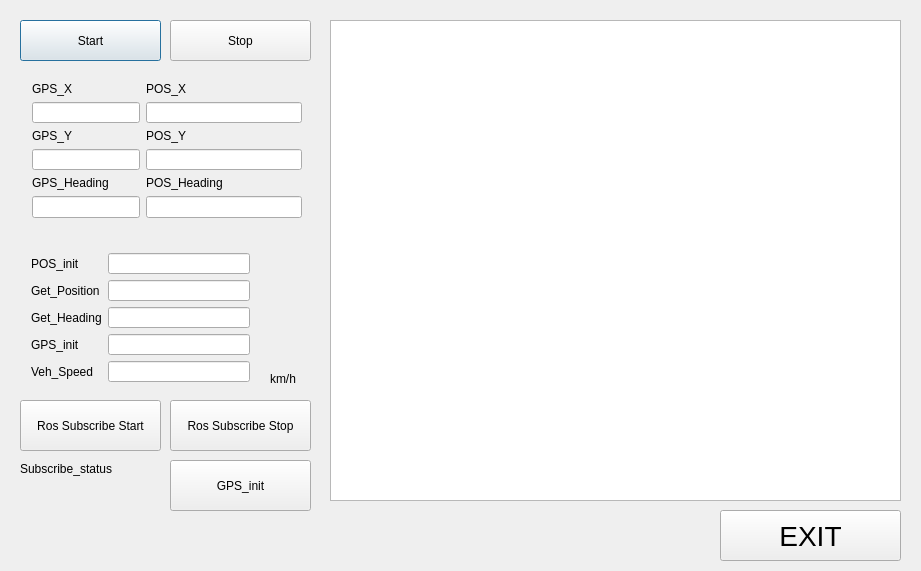
<?xml version="1.0" encoding="UTF-8"?>
<ui version="4.0">
 <class>CNavi_Gui</class>
 <widget class="QDialog" name="CNavi_Gui">
  <property name="geometry">
   <rect>
    <x>0</x>
    <y>0</y>
    <width>921</width>
    <height>571</height>
   </rect>
  </property>
  <property name="windowTitle">
   <string>CNavi_Gui</string>
  </property>
  <widget class="QGraphicsView" name="graphicsView">
   <property name="geometry">
    <rect>
     <x>330</x>
     <y>20</y>
     <width>571</width>
     <height>481</height>
    </rect>
   </property>
  </widget>
  <widget class="QPushButton" name="pushButton_start">
   <property name="geometry">
    <rect>
     <x>20</x>
     <y>20</y>
     <width>141</width>
     <height>41</height>
    </rect>
   </property>
   <property name="text">
    <string>Start</string>
   </property>
  </widget>
  <widget class="QPushButton" name="pushButton_stop">
   <property name="geometry">
    <rect>
     <x>170</x>
     <y>20</y>
     <width>141</width>
     <height>41</height>
    </rect>
   </property>
   <property name="text">
    <string>Stop</string>
   </property>
  </widget>
  <widget class="QPushButton" name="pushButton_subscribe_start">
   <property name="geometry">
    <rect>
     <x>20</x>
     <y>400</y>
     <width>141</width>
     <height>51</height>
    </rect>
   </property>
   <property name="text">
    <string>Ros Subscribe Start</string>
   </property>
  </widget>
  <widget class="QPushButton" name="pushButton_subscribe_stop">
   <property name="geometry">
    <rect>
     <x>170</x>
     <y>400</y>
     <width>141</width>
     <height>51</height>
    </rect>
   </property>
   <property name="text">
    <string>Ros Subscribe Stop</string>
   </property>
  </widget>
  <widget class="QPushButton" name="pushButton_exit">
   <property name="geometry">
    <rect>
     <x>720</x>
     <y>510</y>
     <width>181</width>
     <height>51</height>
    </rect>
   </property>
   <property name="font">
    <font>
     <pointsize>21</pointsize>
    </font>
   </property>
   <property name="text">
    <string>EXIT</string>
   </property>
  </widget>
  <widget class="QLabel" name="label_Subscribe_status">
   <property name="geometry">
    <rect>
     <x>20</x>
     <y>460</y>
     <width>161</width>
     <height>17</height>
    </rect>
   </property>
   <property name="text">
    <string>Subscribe_status</string>
   </property>
  </widget>
  <widget class="QPushButton" name="pushButton_gps_init">
   <property name="geometry">
    <rect>
     <x>170</x>
     <y>460</y>
     <width>141</width>
     <height>51</height>
    </rect>
   </property>
   <property name="text">
    <string>GPS_init</string>
   </property>
  </widget>
  <widget class="QWidget" name="layoutWidget">
   <property name="geometry">
    <rect>
     <x>21</x>
     <y>71</y>
     <width>292</width>
     <height>158</height>
    </rect>
   </property>
   <layout class="QFormLayout" name="formLayout">
    <item row="0" column="0">
     <widget class="QLabel" name="label">
      <property name="text">
       <string>GPS_X</string>
      </property>
     </widget>
    </item>
    <item row="0" column="1">
     <widget class="QLabel" name="label_4">
      <property name="text">
       <string>POS_X</string>
      </property>
     </widget>
    </item>
    <item row="1" column="0">
     <widget class="QLineEdit" name="lineEdit_gps_x"/>
    </item>
    <item row="1" column="1">
     <widget class="QLineEdit" name="lineEdit_pos_x"/>
    </item>
    <item row="2" column="0">
     <widget class="QLabel" name="label_2">
      <property name="text">
       <string>GPS_Y</string>
      </property>
     </widget>
    </item>
    <item row="2" column="1">
     <widget class="QLabel" name="label_5">
      <property name="text">
       <string>POS_Y</string>
      </property>
     </widget>
    </item>
    <item row="3" column="0">
     <widget class="QLineEdit" name="lineEdit_gps_y"/>
    </item>
    <item row="3" column="1">
     <widget class="QLineEdit" name="lineEdit_pos_y"/>
    </item>
    <item row="4" column="0">
     <widget class="QLabel" name="label_3">
      <property name="text">
       <string>GPS_Heading</string>
      </property>
     </widget>
    </item>
    <item row="4" column="1">
     <widget class="QLabel" name="label_6">
      <property name="text">
       <string>POS_Heading</string>
      </property>
     </widget>
    </item>
    <item row="5" column="0">
     <widget class="QLineEdit" name="lineEdit_gps_heading"/>
    </item>
    <item row="5" column="1">
     <widget class="QLineEdit" name="lineEdit_pos_heading"/>
    </item>
   </layout>
  </widget>
  <widget class="QWidget" name="layoutWidget">
   <property name="geometry">
    <rect>
     <x>20</x>
     <y>242</y>
     <width>241</width>
     <height>151</height>
    </rect>
   </property>
   <layout class="QFormLayout" name="formLayout_2">
    <item row="0" column="0">
     <widget class="QLabel" name="label_9">
      <property name="text">
       <string>POS_init</string>
      </property>
     </widget>
    </item>
    <item row="0" column="1">
     <widget class="QLineEdit" name="lineEdit_pos_init"/>
    </item>
    <item row="1" column="0">
     <widget class="QLabel" name="label_7">
      <property name="text">
       <string>Get_Position</string>
      </property>
     </widget>
    </item>
    <item row="1" column="1">
     <widget class="QLineEdit" name="lineEdit_get_position"/>
    </item>
    <item row="2" column="0">
     <widget class="QLabel" name="label_8">
      <property name="text">
       <string>Get_Heading</string>
      </property>
     </widget>
    </item>
    <item row="2" column="1">
     <widget class="QLineEdit" name="lineEdit_get_heading"/>
    </item>
    <item row="3" column="0">
     <widget class="QLabel" name="label_10">
      <property name="text">
       <string>GPS_init</string>
      </property>
     </widget>
    </item>
    <item row="3" column="1">
     <widget class="QLineEdit" name="lineEdit_gps_init"/>
    </item>
    <item row="4" column="0">
     <widget class="QLabel" name="label_11">
      <property name="text">
       <string>Veh_Speed</string>
      </property>
     </widget>
    </item>
    <item row="4" column="1">
     <widget class="QLineEdit" name="lineEdit_vehicle_speed"/>
    </item>
   </layout>
  </widget>
  <widget class="QLabel" name="label_12">
   <property name="geometry">
    <rect>
     <x>270</x>
     <y>370</y>
     <width>41</width>
     <height>17</height>
    </rect>
   </property>
   <property name="text">
    <string>km/h</string>
   </property>
  </widget>
 </widget>
 <layoutdefault spacing="6" margin="11"/>
 <resources/>
 <connections/>
</ui>
